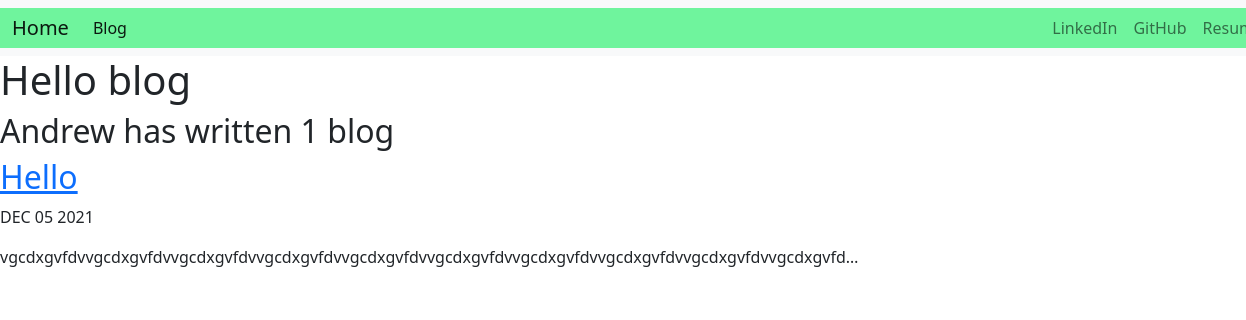
Screenshot of /blog/ with the database file from the repository.
### blog/models.py (models this page shows, shortened)
class All_blogs(models.Model):
    title = models.CharField(max_length=200)
    date = models.DateTimeField()
    description = models.TextField()

### blog/views.py (the view)
# urls.py: path('', views.all_blogs, name='all_blogs'),
def all_blogs(request):
    blogs = All_blogs.objects.order_by('-date')
    return render(request, 'blog/all_blogs.html', {'blogs':blogs} )

### blog/templates/blog/all_blogs.html (shortened to what this page needs)
{%  extends 'portfolio/base.html' %}
{% load static %}
{% block content %}
<h1>Hello blog</h1>
<h2>Andrew has written {{ blogs.count }} blog {{ blogs.count|pluralize }}</h2>
{% for blog in blogs %}
<a href="{% url 'blog:detail' blog.id %}"><h2>{{ blog.title }}</h2></a>
<p>{{ blog.date|date:'M d Y'|upper}}</p>
<p>{{ blog.description|striptags|truncatechars:100 }}</p>
{% endfor %}
{% endblock %}

### rows the page displays
All_blogs: title "Hello", date "DEC 05 2021", description "vgcdxgvfdvvgcdxgvfdvvgcdxgvfdvvgcdxgvfdvvgcdxgvfdvvgcdxgvfdvvgcdxgvfdvvgcdxgvfdvvgcdxgvfdvvgcdxgvfd…"

### other values shown
{{ blogs.count }} "1"
